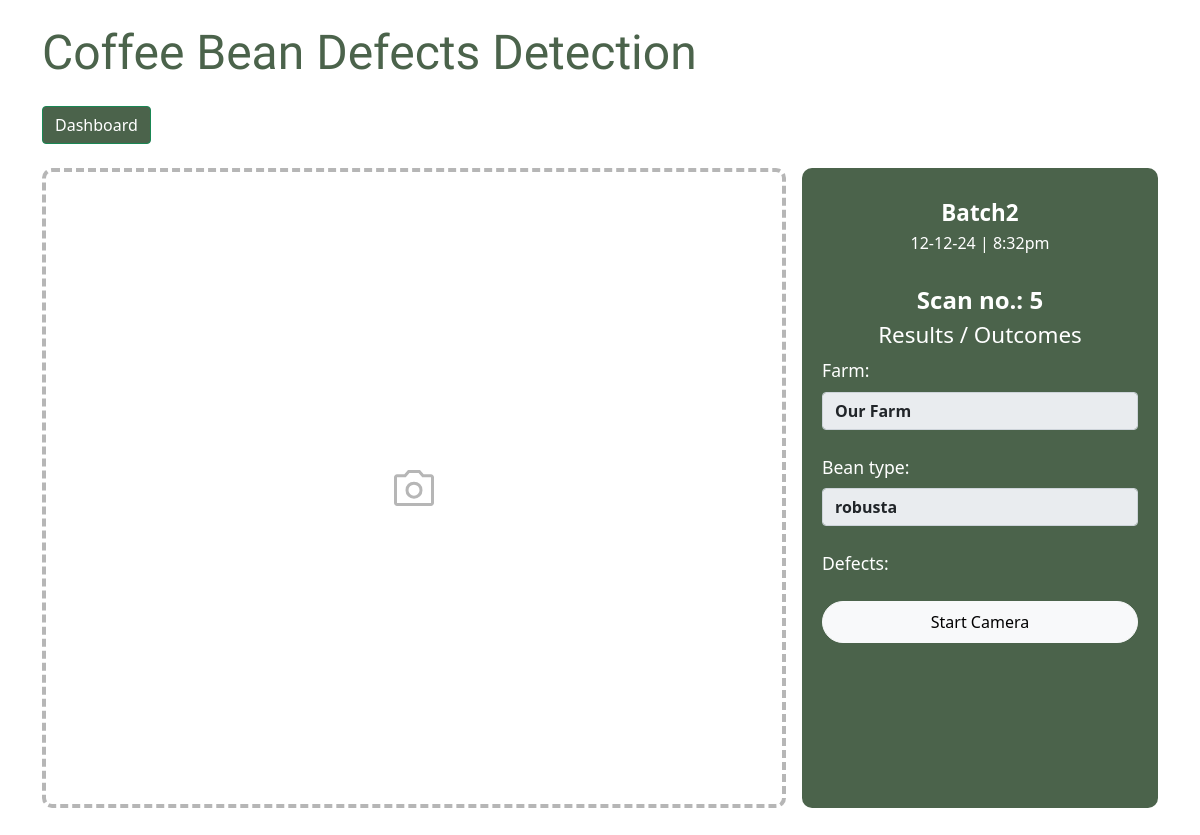
The page /scan/2/Batch2 on the database its author committed.
### main.py (models this page shows, shortened)
class BatchSession(db.Model):
    batch_id = db.Column(db.Integer, primary_key=True)
    title = db.Column(db.String(255), nullable=False)
    date_created = db.Column(db.DateTime, nullable=False, default=datetime.utcnow)
    bean_type = db.Column(db.String(255), nullable=False)
    farm = db.Column(db.String(255), nullable=False)
    user_id = db.Column(db.Integer, db.ForeignKey('user.id'), nullable=False)  # Foreign key referencing user.id
    user = db.relationship('User', backref='batch_sessions', lazy=True)

### main.py (the view, shortened to what this page needs)
@app.route("/scan/<int:id>/<string:title>", methods=["GET", "POST"])
def batch_scan_page(id, title):
    batch_used = BatchSession.query.get(id)
    title_used = batch_used.title
    farm_used = batch_used.farm
    bean_used = batch_used.bean_type
    last_scan = DefectsDetected.query.filter(DefectsDetected.batch_id == id).order_by(DefectsDetected.scan_number.desc()).first()
    print("LAST SCAN:",last_scan)
    if last_scan:
        last_scan_number = last_scan.scan_number
    else:
        last_scan_number = 0
    scan_number = last_scan_number + 1
    objects = {
        "title_used":title_used,
        "batch_used":batch_used,
        "farm_used":farm_used,
        "bean_used":bean_used,
        "last_scan":scan_number,
        }
    return render_template("user/scan2.html", objects=objects)

### main.py (called while the page is built)
    def __repr__(self):
        return f'DefectsDetected("{self.id}", "{self.batch_id}")'

### templates/user/scan2.html (shortened to what this page needs)
{% extends "user/layout2.html" %} {% block head_content %}
<a href="/user/dashboard"><button class="btn btn-success">Dashboard</button></a>
{% endblock head_content %} {% block content %}
<br />
<div class="row gap-3 mx-4 mx-md-0 scan-container">
  <div
    class="col-sm-12 col-lg-8 camera-container p-0 d-flex align-items-center justify-content-center">
    <div id="camLogoContainer" class="">
    </div>
  </div>
  <div class="col result-container d-flex flex-row overflow-auto">
    <div
      class="container py-4 px-2 d-flex flex-column justify-content-start position-relative">
      <form
        method="POST"
        class="pt-2 d-flex flex-column align-items-center form-scan overflow-auto"
        style="height: 100%">
        <h1 class="result-title fw-bold">{{ objects["title_used"] }}</h1>
        <h2 class="result-title fw-normal fs-6">12-12-24 | 8:32pm</h2>
        <br />
        <h2 class="result-title fw-bold fs-4">Scan no.: {{ objects["last_scan"] }}</h2>
        <h1 class="result-title">Results / Outcomes</h1>
        <div>
          <label for="" class="form-label">Farm:</label>
          <input
            type="text"
            class="form-control fw-bold"
            value="{{objects["farm_used"]}}"
            readonly />
        </div>
        <br />
        <div>
          <label for="" class="form-label">Bean type:</label>
          <input
            type="text"
            class="form-control fw-bold"
            value="{{objects["bean_used"]}}"
            readonly />
        </div>
        <br />
        <div>
          <label for="" class="form-label">Defects:</label>
        </div>
        <div
          id="start-camera-btn"
          class="my-3 my-2 p-3 py-2 px-5 btn btn-light rounded-pill text-center">
          Start Camera
        </div>
      </form>
    </div>
  </div>
</div>
{% endblock content %}

### static/style.css (style rules this page uses)
:root { --main-green-theme: rgb(75, 99, 75); }
.btn-success { background-color: var(--main-green-theme); }
.camera-container { height: 80vh; min-height: 100px; min-width: 200px; border: 4px rgb(182, 182, 182) dashed; border-radius: 10px; }
.result-container { background-color: var(--main-green-theme); border-radius: 10px; }
.form-label { font-size: 1.1rem; color: white; }
.form-scan div { width: 100%; }
.result-title { color: white; text-wrap: nowrap; font-size: 1.4rem; }
.camera-container { height: auto; }
@media screen and (min-width: 992px) { .result-container { height: auto; } }
@media screen and (min-width: 992px) { .result-title { color: white; text-wrap: nowrap; font-size: 1.4rem; } }
@media screen and (min-width: 992px) { .camera-container { height: auto; } }
@media screen and (min-width: 992px) { .scan-container { min-height: 80vh; } }

### rows shown on the page
BatchSession: title_used "Batch2", farm_used "Our Farm", bean_used "robusta"

### other values the page prints
{{ objects["last_scan"] }} "5"
